Frame 1 (no input): blank canvas, image omitted
Frame 60 (the mouse pressed at the canvas centre just before this capture): blank canvas, image omitted
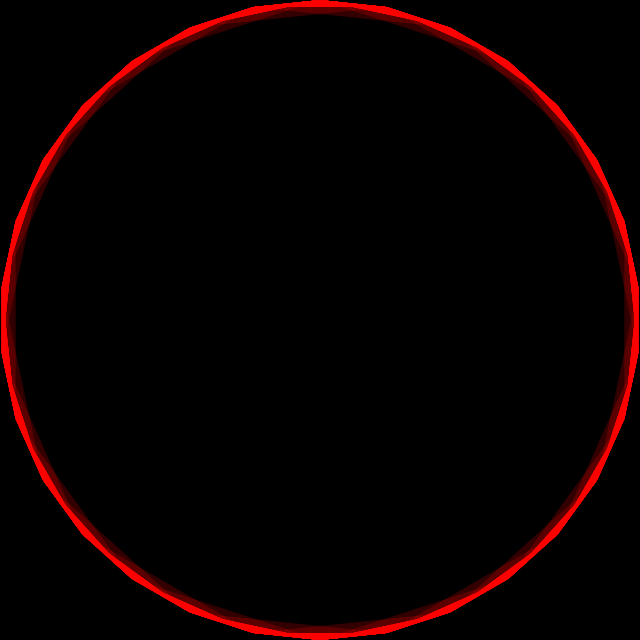
Frame 120 (the mouse held since frame 60 and released just before this capture)

The Processing sketch whose frames 1 and 60 were blank and that drew this single picture after the mouse press (run headless with seeded random() and noise(); from frame 60 on, the mouse is pressed at the canvas centre):

// Processing sketch: processing_169309
// ── processing_169309.pde

void setup() {
  size(640, 640);
  noStroke();
  fill(255, 0, 0, 50);
}

void draw() {
  background(0);
  translate(width/2, height/2);
  beginShape(TRIANGLE_STRIP);
  for (int i = 0; i <= 360; i+=12) {
    float x = sin(radians(i+frameCount));
    float y = cos(radians(i+frameCount));
    vertex(x*mouseY, y*mouseY);
    for (int q = 0; q < 360; q+=12) {
      float x3 = sin(radians(i+q+frameCount))*mouseX;
      float y3 = cos(radians(i+q+frameCount))*mouseX;
      vertex(x3, y3);
    }
  }
  endShape();
}
